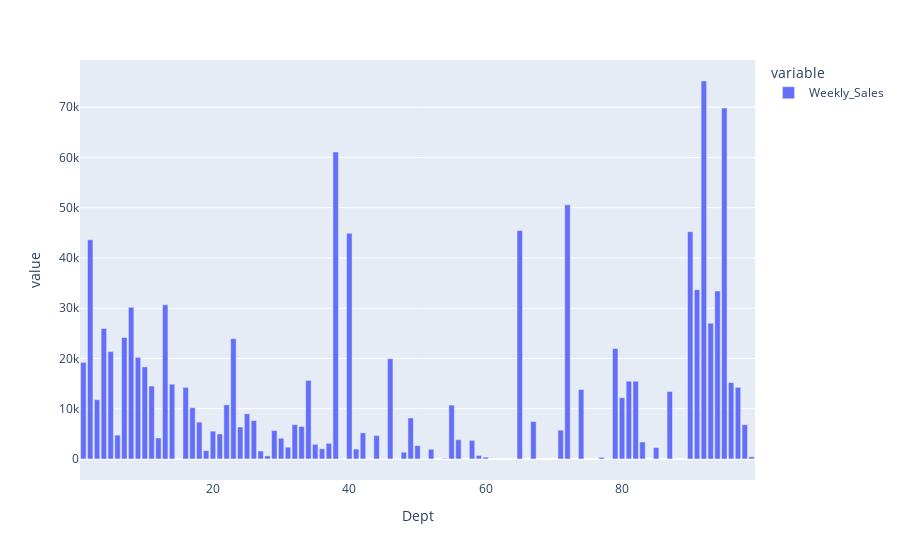

Here is the notebook cell this chart was saved with:
### Code cell
avg_dept_sale=sales_final_num.groupby('Dept').agg({'Weekly_Sales':np.mean})
px.bar(avg_dept_sale)

### Figure 1 — Plotly figure (JSON) as saved in the notebook; plotly's stock layout.template omitted (floating-point values rounded to 4 significant figures)
{"data": [{"alignmentgroup": "True", "hovertemplate": "variable=Weekly_Sales<br>Dept=%{x}<br>value=%{y}<extra></extra>", "legendgroup": "Weekly_Sales", "marker": {"color": "#636efa", "pattern": {"shape": ""}}, "name": "Weekly_Sales", "offsetgroup": "Weekly_Sales", "orientation": "v", "showlegend": true, "textposition": "auto", "type": "bar", "x": [1, 2, 3, 4, 5, 6, 7, 8, 9, 10, 11, 12, 13, 14, 16, 17, 18, 19, 20, 21, 22, 23, 24, 25, 26, 27, 28, 29, 30, 31, 32, 33, 34, 35, 36, 37, 38, 39, 40, 41, 42, 43, 44, 45, 46, 47, 48, 49, 50, 51, 52, 54, 55, 56, 58, 59, 60, 65, 67, 71, 72, 74, 77, 78, 79, 80, 81, 82, 83, 85, 87, 90, 91, 92, 93, 94, 95, 96, 97, 98, 99], "xaxis": "x", "y": [19210.0, 43610.0, 11790.0, 25970.0, 21370.0, 4748.0, 24160.0, 30190.0, 20210.0, 18320.0, 14510.0, 4175.0, 30660.0, 14870.0, 14250.0, 10190.0, 7337.0, 1655.0, 5529.0, 4983.0, 10770.0, 23930.0, 6354.0, 8988.0, 7649.0, 1583.0, 618.1, 5654.0, 4118.0, 2339.0, 6833.0, 6472.0, 15630.0, 2921.0, 2023.0, 3111.0, 61090.0, 11.12, 44900.0, 1966.0, 5190.0, 1.193, 4652.0, 23.21, 19940.0, -7.683, 1345.0, 8160.0, 2659.0, 21.93, 1928.0, 108.3, 10720.0, 3834.0, 3703.0, 694.5, 347.4, 45440.0, 7441.0, 5723.0, 50570.0, 13810.0, 329.0, 7.297, 21970.0, 12180.0, 15470.0, 15470.0, 3383.0, 2264.0, 13420.0, 45230.0, 33690.0, 75200.0, 27010.0, 33410.0, 69820.0, 15210.0, 14260.0, 6825.0, 415.5], "yaxis": "y"}], "layout": {"barmode": "relative", "legend": {"title": {"text": "variable"}, "tracegroupgap": 0}, "margin": {"t": 60}, "xaxis": {"anchor": "y", "domain": [0, 1], "title": {"text": "Dept"}}, "yaxis": {"anchor": "x", "domain": [0, 1], "title": {"text": "value"}}}}
